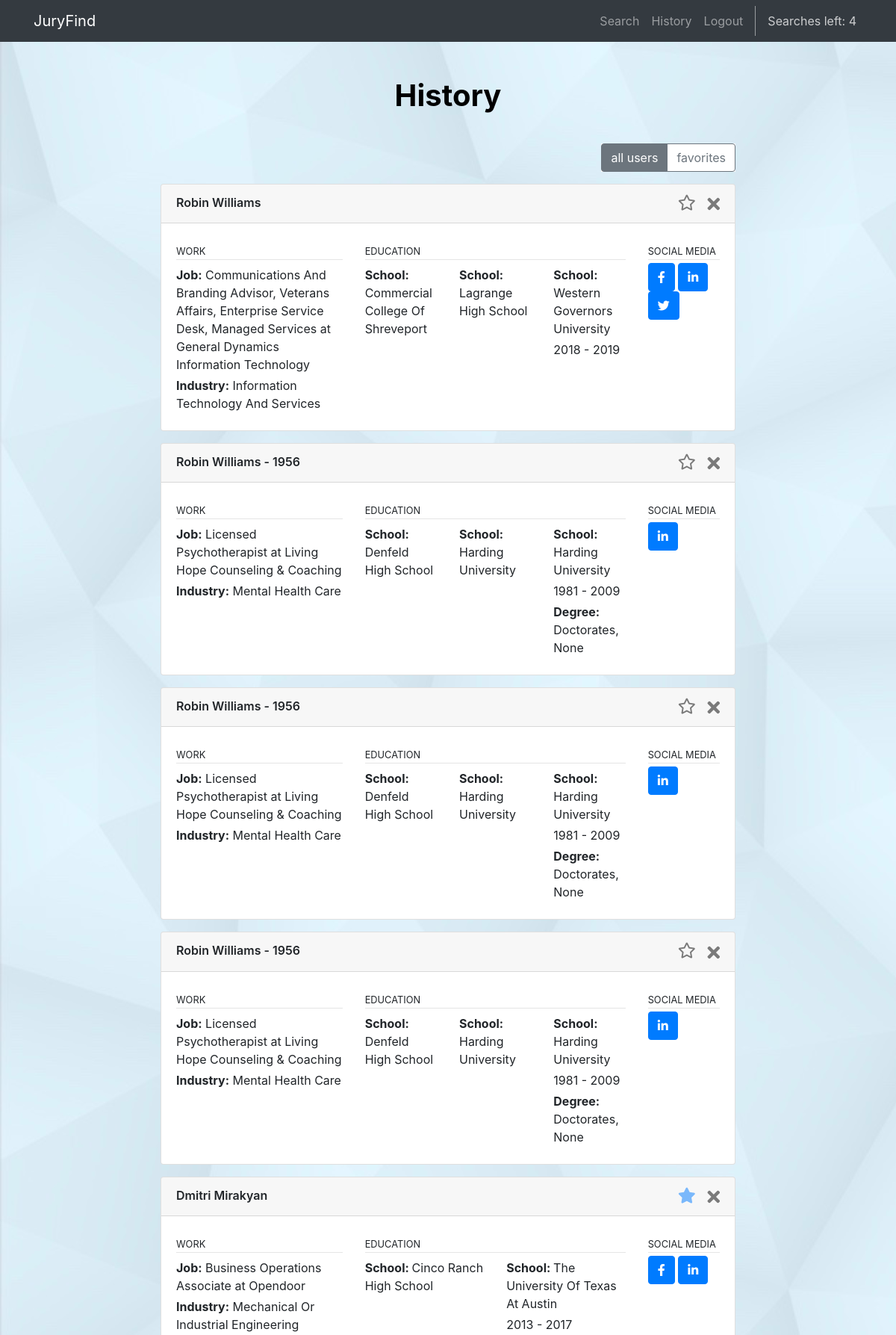
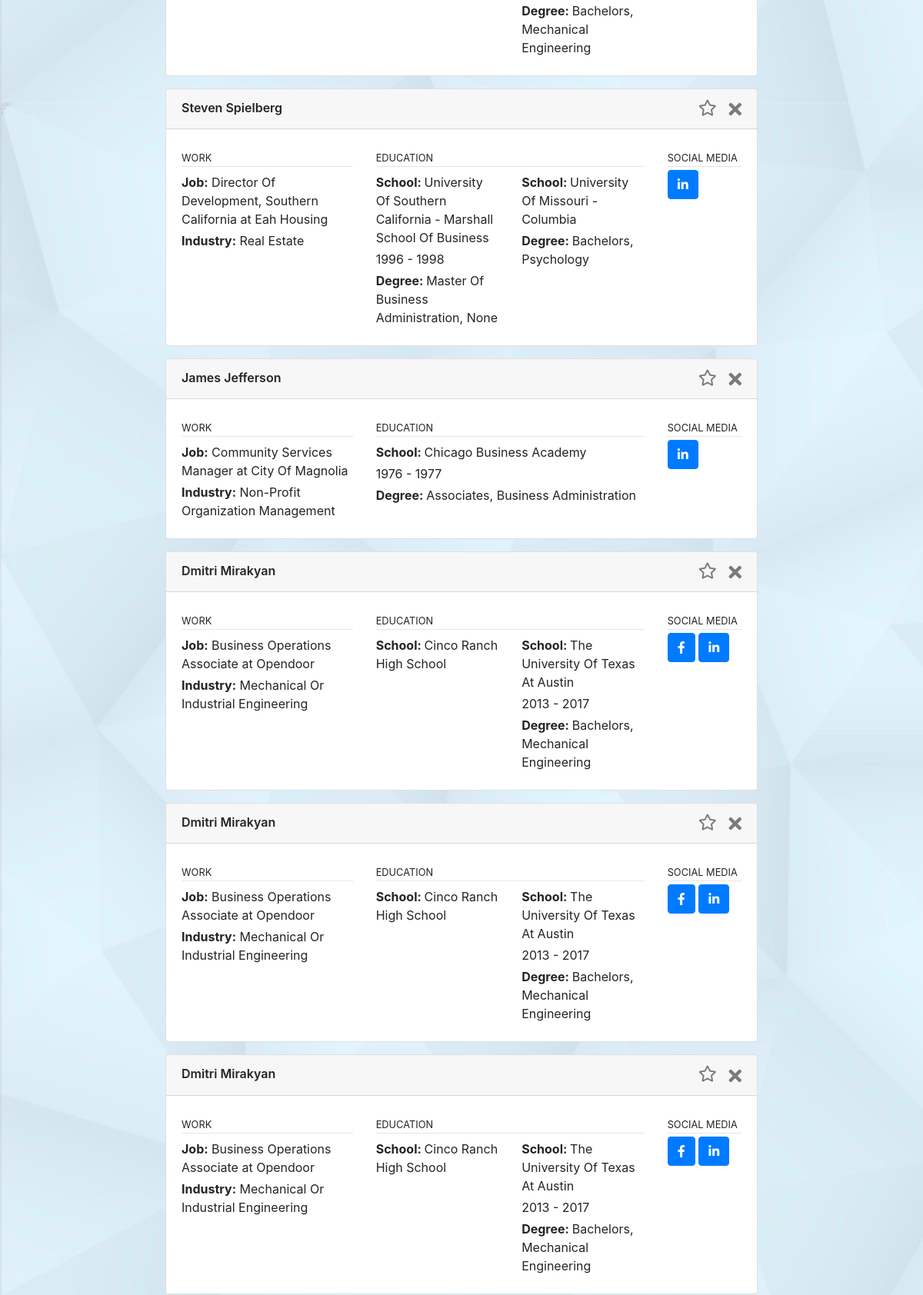
/jurorsearch/history.html (signed in, upper part), run on the app's committed database (2 pictures, top to bottom).
### jurorsearch/models.py (models this page shows, shortened)
class UserDetail(models.Model):
    user = models.OneToOneField(User,on_delete=models.CASCADE)
    credits = models.IntegerField(default=10)
    toggle_view_favorites = models.BooleanField(default=False)

class Human(models.Model):
    search_id = models.OneToOneField(Query,to_field='search_id',primary_key=True, on_delete=models.CASCADE)
    author = models.ForeignKey(User, on_delete=models.CASCADE, null=True)
    result = models.CharField(max_length=10000,null=True)
    result_clean = models.CharField(max_length=10000,null=True)
    result_clean_json = models.JSONField(null=True)
    response_status = models.CharField(max_length=10000,null=True)
    hidden = models.BooleanField(default=False)
    starred = models.BooleanField(default=False)
    created_at = models.DateTimeField(null=True)

class Query(models.Model):
    search_id = models.AutoField(primary_key=True)
    first_name = models.CharField(max_length=128, null=True)
    middle_name = models.CharField(max_length=128, null=True)
    last_name = models.CharField(max_length=128, null=True)
    address = models.CharField(max_length=128, null=True)
    city = models.CharField(max_length=128, null=True)
    state = models.CharField(max_length=128, null=True)
    zip_code = models.CharField(max_length=128, null=True)
    email = models.CharField(max_length=128, null=True)
    phone = models.CharField(max_length=128, null=True)
    birth_date = models.CharField(max_length=128, null=True)
    created_at = models.DateTimeField(null=True)
    author = models.ForeignKey(User, on_delete=models.CASCADE, null=True)
    def __str__(self):
        return str(self.search_id)

### jurorsearch/views.py (the view)
# urls.py: path('history.html', views.history, name='history'),
@login_required
def history(request):
    if request.user.is_authenticated:
        user=request.user
        searches=Human.objects.filter(author=user.id).filter(response_status=200,hidden=False).order_by('-created_at')
        return render(request,'jurorsearch/history.html',{'searches':searches})
    else:
        return redirect(reverse('auth_login'))

### templates/jurorsearch/history.html (shortened to what this page needs)
{% extends 'jurorsearch/base.html' %}
{% block body_block %}
  <div class="container-fluid">
    <div class="row">
      <div class="col-lg-12 text-center">
        <h1 class="mt-5" style="padding-bottom: 2rem;">History</h1>
        {% if searches %}
        <div class="row">
            <div class="col-1"></div>
            <div class="col-1">
            </div>
            <div class="col-8">
                <div class="text-right mb-3">
                    <div class="btn-group btn-group-toggle" style="background-color:white;" data-toggle="buttons">
                        <label class="btn btn-outline-secondary history-filter float-right">
                            > all users
                        </label>
                        <label class="btn btn-outline-secondary history-filter float-right">
                            > favorites
                        </label>
                    </div>
                </div>
                {% for search in searches %}
                    {% if search.starred == False %}
                    <div class="card mb-3 " id="modal-{{search.search_id}}">
                    {% endif %}
                    {% if search.starred == True %}
                    <div class="card mb-3 star" id="modal-{{search.search_id}}">
                    {% endif %}
                        <div class="card-header">
                                <p class="text-left mb-0 pb-0" style="text-align: center; font-weight:600">
                                    {{ search.result_clean_json.person_full_name }}
                                    {% if search.result_clean_json.age %}
                                    - {{ search.result_clean_json.age}}
                                    {% endif %}
                                <button type="button" class="btn close pull-right" style="margin-top: .09em;" aria-labels="close" onclick="hideModal('modal-' + {{search.search_id}}, {{search.search_id}})">
                                    <span class="btn-label">
                                        <i class="fas fa-times"></i>
                                    </span>
                                </button>
                                <button type="button" role="button" data-toggle="collapse" href="#collapseExample"
                                class="btn close pull-right mx-3" aria-labels="close" onclick="favoriteModal('favorite-' + {{search.search_id}}, 'modal-' + {{search.search_id}}, {{search.search_id}})" >
                                    <span class="btn-label">
                                        {% if search.starred == False %}
                                        <i id="favorite-{{search.search_id}}" class="far fa-star fa-sm" ></i>
                                        {% endif %}
                                        {% if search.starred == True %}
                                        <i id="favorite-{{search.search_id}}" class="fas fa-star fa-sm text-primary" ></i>
                                        {% endif %}
                                    </span>
                                </button>
                                </p>
                        </div>
                        <div class="card-body" id="#test-id">
                            <div class="row">
                                {% if search.result_clean_json.job_any == 1 %}
                                <div class="col-4">
                                    <p class="text-left font-weight-light text-uppercase mb-0 mt-1"><small>work</small></p>
                                    <hr class="mt-0 mb-2"/>
                                    <p class="mt-1 mb-1 text-left">
                                    <b>Job:</b>
                                    {% if search.result_clean_json.job_title %}
                                        {{ search.result_clean_json.job_title }}
                                    {% endif %}
                                    {% if search.result_clean_json.job_company_name %}
                                        at {{ search.result_clean_json.job_company_name }}
                                    {% endif %}
                                    {% endif %}
                                    </p>
                                    {% if search.result_clean_json.industry %}
                                    <p class="mt-1 mb-1 text-left">
                                    <b>Industry:</b> {{ search.result_clean_json.industry }}
                                    </p>
                                </div>
                                {% endif %}
                                {% if search.result_clean_json.school_name_1 %}
                                    <div class="col-6">
                                        <p class="text-left font-weight-light text-uppercase mb-0 mt-1"><small>education</small></p>
                                        <hr class="mt-0 mb-1"/>
                                            <div class="row">
                                                {% if search.result_clean_json.school_name_1 %}
                                                    <div class="col">
                                                            {% if search.result_clean_json.school_name_1 %}
                                                            <p class="mt-1 mb-1 text-left"><b>School: </b>{{ search.result_clean_json.school_name_1 }}</a></p>
                                                            {% endif %}
                                                            {% if search.result_clean_json.school_start1 %}
                                                            <p class="mt-1 mb-1 text-left"> {{ search.result_clean_json.school_start1 }} - {{ search.result_clean_json.school_stop1 }}</p>
                                                            {% endif %}
                                                            {% if search.result_clean_json.school_degree1 %}
                                                            <p class="mt-1 mb-1 text-left"><b>Degree: </b> {{ search.result_clean_json.school_degree1 }}, {{ search.result_clean_json.school_major1 }}</p>
                                                            {% endif %}
                                                    </div>
                                                {% endif %}
                                                {% if search.result_clean_json.school_name_2 %}
                                                    <div class="col">
                                                            {% if search.result_clean_json.school_name_2 %}
                                                            <p class="mt-1 mb-1 text-left"><b>School: </b>{{ search.result_clean_json.school_name_2 }}</a></p>
                                                            {% endif %}
                                                            {% if search.result_clean_json.school_start2 %}
                                                            <p class="mt-1 mb-1 text-left"> {{ search.result_clean_json.school_start2 }} - {{ search.result_clean_json.school_stop2 }}</p>
                                                            {% endif %}
                                                            {% if search.result_clean_json.school_degree2 %}
                                                            <p class="mt-1 mb-1 text-left"><b>Degree: </b> {{ search.result_clean_json.school_degree2 }}, {{ search.result_clean_json.school_major2 }}</p>
                                                            {% endif %}
                                                    </div>
                                                {% endif %}
                                                {% if search.result_clean_json.school_name_3 %}
                                                    <div class="col">
                                                            {% if search.result_clean_json.school_name_3 %}
                                                            <p class="mt-1 mb-1 text-left"><b>School: </b>{{ search.result_clean_json.school_name_3 }}</a></p>
                                                            {% endif %}
                                                            {% if search.result_clean_json.school_start3 %}
                                                            <p class="mt-1 mb-1 text-left"> {{ search.result_clean_json.school_start3 }} - {{ search.result_clean_json.school_stop3 }}</p>
                                                            {% endif %}
                                                            {% if search.result_clean_json.school_degree3 %}
                                                            <p class="mt-1 mb-1 text-left"><b>Degree: </b> {{ search.result_clean_json.school_degree3 }}, {{ search.result_clean_json.school_major3 }}</p>
                                                            {% endif %}
                                                    </div>
                                                {% endif %}
                                            </div>
                                    </div>
                                {% endif %}
                                {% if search.result_clean_json.social_media_counter > 0 %}
                                <div class="col-2">
                                    <p class="text-left font-weight-light text-uppercase mb-0 mt-1"><small>social media</small></p>
                                    <hr class="mt-0 mb-1"/>
                                    <div class="text-left">
                                        {% if search.result_clean_json.facebook_url %}
                                        <a class="btn btn-primary" href="https://www.{{ search.result_clean_json.facebook_url }}" role="button"><i class="fab fa-facebook-f"></i></a>
                                        {% endif %}
                                        {% if search.result_clean_json.linkedin_url %}
                                        <a class="btn btn-primary" href="https://www.{{ search.result_clean_json.linkedin_url }}" role="button"><i class="fab fa-linkedin-in"></i></a>
                                        {% endif %}
                                        {% if search.result_clean_json.twitter_url %}
                                        <a class="btn btn-primary" href="https://www.{{ search.result_clean_json.twitter_url }}" role="button"><i class="fab fa-twitter"></i></a>
                                        {% endif %}
                                    </div>
                                </div>
                                {% endif %}
                                </div>
                            </div>
                        </div>
                    {% endfor %}
                </div>
                </div>
            </div>
        {% endif %}
      </div>
    </div>
{% endblock %}

### templates/jurorsearch/base.html (shortened to what this page needs)
<!DOCTYPE html>
{% load static %}
<html lang="en">
<head>
  <link rel="stylesheet" href="https://cdn.jsdelivr.net/npm/bootstrap@4.5.3/dist/css/bootstrap.min.css">
  <link rel="stylesheet" href="https://use.fontawesome.com/releases/v5.11.2/css/all.css">
  <link rel="stylesheet" href="{% static "css/style.css" %}" />
  <link href="{% static "vendor/fontawesome-free/css/all.min.css" %}" rel="stylesheet">
  <link href="{% static "vendor/simple-line-icons/css/simple-line-icons.css" %}" rel="stylesheet" type="text/css">
</head>
<body style="background: url({% static "images/blue-bg-v7.jpg" %}); background-size:160%; ">
  <nav class="navbar navbar-expand-lg navbar-dark bg-dark static-top">
    <div class="container">
      <a class="navbar-brand" href="/jurorsearch/landing.html">JuryFind</a>
      <div class="collapse navbar-collapse" id="navbarResponsive">
        <ul class="navbar-nav ml-auto">
          <li class="nav-item">
            <a class="nav-link" href="/jurorsearch/index.html">Search</a>
          </li>
          <li class="nav-item">
            <a class="nav-link" href="/jurorsearch/history.html">History</a>
          </li>
          {% if user.is_authenticated %}
          <li class="nav-item">
            <a class="nav-link" href="/accounts/logout/">Logout</a>
          </li>
          <li class="nav-item" >
            <p style="color: #fff; opacity: 0.75; padding: 0.5rem; margin-bottom: 0;">Searches left: {{ user.userdetail.credits }}</p>
          </li>
          {% endif %}
        </ul>
      </div>
    </div>
  </nav>
{% block body_block %}
{% endblock %}
</body>
</html>

### static/css/style.css (style rules this page uses)
body { background-color: #F9F9F9; }
label { margin-bottom: .25rem; text-transform: uppercase; font-size: small; }
.history-filter { text-transform: none; }
.h1, h1 { padding-bottom: 1rem; color: black; font-weight: 700; }

### data on the page
Human: result_clean_json.person_full_name "Robin Williams", result_clean_json.job_title "Communications And Branding Advisor, Veterans Affairs, Enterprise Service Desk, Managed Services", result_clean_json.job_company_name "General Dynamics Information Technology", result_clean_json.industry "Information Technology And Services", result_clean_json.school_name_1 "Commercial College Of Shreveport", result_clean_json.school_name_2 "Lagrange High School", result_clean_json.school_name_3 "Western Governors University", result_clean_json.school_start3 "2018", result_clean_json.school_stop3 "2019"
Human: result_clean_json.person_full_name "Robin Williams", result_clean_json.age "1956", result_clean_json.job_title "Licensed Psychotherapist", result_clean_json.job_company_name "Living Hope Counseling & Coaching", result_clean_json.industry "Mental Health Care", result_clean_json.school_name_1 "Denfeld High School", result_clean_json.school_name_2 "Harding University", result_clean_json.school_name_3 "Harding University", result_clean_json.school_start3 "1981", result_clean_json.school_stop3 "2009", result_clean_json.school_degree3 "Doctorates", result_clean_json.school_major3 "None"
Human: result_clean_json.person_full_name "Robin Williams", result_clean_json.age "1956", result_clean_json.job_title "Licensed Psychotherapist", result_clean_json.job_company_name "Living Hope Counseling & Coaching", result_clean_json.industry "Mental Health Care", result_clean_json.school_name_1 "Denfeld High School", result_clean_json.school_name_2 "Harding University", result_clean_json.school_name_3 "Harding University", result_clean_json.school_start3 "1981", result_clean_json.school_stop3 "2009", result_clean_json.school_degree3 "Doctorates", result_clean_json.school_major3 "None"
Human: result_clean_json.person_full_name "Robin Williams", result_clean_json.age "1956", result_clean_json.job_title "Licensed Psychotherapist", result_clean_json.job_company_name "Living Hope Counseling & Coaching", result_clean_json.industry "Mental Health Care", result_clean_json.school_name_1 "Denfeld High School", result_clean_json.school_name_2 "Harding University", result_clean_json.school_name_3 "Harding University", result_clean_json.school_start3 "1981", result_clean_json.school_stop3 "2009", result_clean_json.school_degree3 "Doctorates", result_clean_json.school_major3 "None"
Human: result_clean_json.person_full_name "Dmitri Mirakyan", result_clean_json.job_title "Business Operations Associate", result_clean_json.job_company_name "Opendoor", result_clean_json.industry "Mechanical Or Industrial Engineering", result_clean_json.school_name_1 "Cinco Ranch High School", result_clean_json.school_name_2 "The University Of Texas At Austin", result_clean_json.school_start2 "2013", result_clean_json.school_stop2 "2017", result_clean_json.school_degree2 "Bachelors", result_clean_json.school_major2 "Mechanical Engineering"
Human: result_clean_json.person_full_name "Steven Spielberg", result_clean_json.job_title "Director Of Development, Southern California", result_clean_json.job_company_name "Eah Housing", result_clean_json.industry "Real Estate", result_clean_json.school_name_1 "University Of Southern California - Marshall School Of Business", result_clean_json.school_start1 "1996", result_clean_json.school_stop1 "1998", result_clean_json.school_degree1 "Master Of Business Administration", result_clean_json.school_major1 "None", result_clean_json.school_name_2 "University Of Missouri - Columbia", result_clean_json.school_degree2 "Bachelors", result_clean_json.school_major2 "Psychology"
Human: result_clean_json.person_full_name "James Jefferson", result_clean_json.job_title "Community Services Manager", result_clean_json.job_company_name "City Of Magnolia", result_clean_json.industry "Non-Profit Organization Management", result_clean_json.school_name_1 "Chicago Business Academy", result_clean_json.school_start1 "1976", result_clean_json.school_stop1 "1977", result_clean_json.school_degree1 "Associates", result_clean_json.school_major1 "Business Administration"
Human: result_clean_json.person_full_name "Dmitri Mirakyan", result_clean_json.job_title "Business Operations Associate", result_clean_json.job_company_name "Opendoor", result_clean_json.industry "Mechanical Or Industrial Engineering", result_clean_json.school_name_1 "Cinco Ranch High School", result_clean_json.school_name_2 "The University Of Texas At Austin", result_clean_json.school_start2 "2013", result_clean_json.school_stop2 "2017", result_clean_json.school_degree2 "Bachelors", result_clean_json.school_major2 "Mechanical Engineering"
Human: result_clean_json.person_full_name "Dmitri Mirakyan", result_clean_json.job_title "Business Operations Associate", result_clean_json.job_company_name "Opendoor", result_clean_json.industry "Mechanical Or Industrial Engineering", result_clean_json.school_name_1 "Cinco Ranch High School", result_clean_json.school_name_2 "The University Of Texas At Austin", result_clean_json.school_start2 "2013", result_clean_json.school_stop2 "2017", result_clean_json.school_degree2 "Bachelors", result_clean_json.school_major2 "Mechanical Engineering"
Human: result_clean_json.person_full_name "Dmitri Mirakyan", result_clean_json.job_title "Business Operations Associate", result_clean_json.job_company_name "Opendoor", result_clean_json.industry "Mechanical Or Industrial Engineering", result_clean_json.school_name_1 "Cinco Ranch High School", result_clean_json.school_name_2 "The University Of Texas At Austin", result_clean_json.school_start2 "2013", result_clean_json.school_stop2 "2017", result_clean_json.school_degree2 "Bachelors", result_clean_json.school_major2 "Mechanical Engineering"

### other printed values
{{ user.userdetail.credits }} "4"
